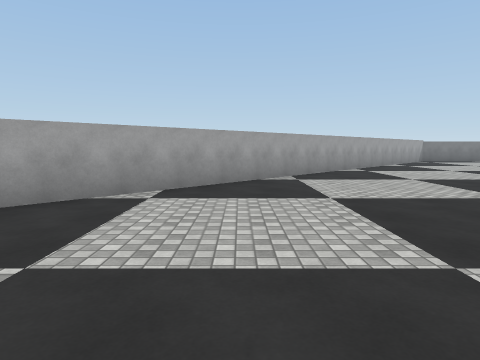
View 1 (above)

24 first-person views from a walk through a scene from a Unity 3-D project. The camera is 1.4 m above the floor, tilts 6° down and sees 75° across. The floor is counted in squares, 2 m on a side. Each view is taken from the middle of a square. On the plan, view 1 faces up. The plan holds only what a view shows up to about 10 squares ahead; the rest is blank. Surface patterns are stand-ins for the level's own textures.

View 2
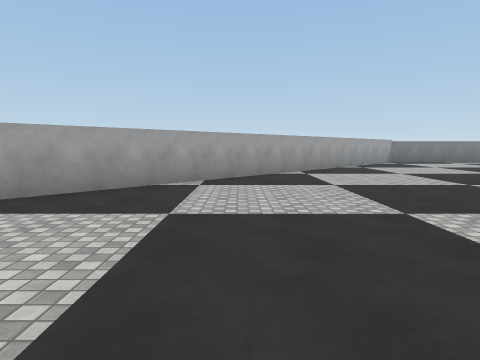

View 3
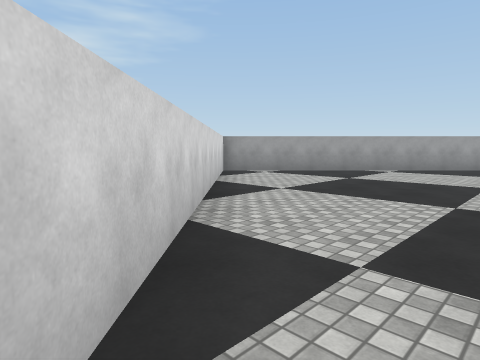

View 4
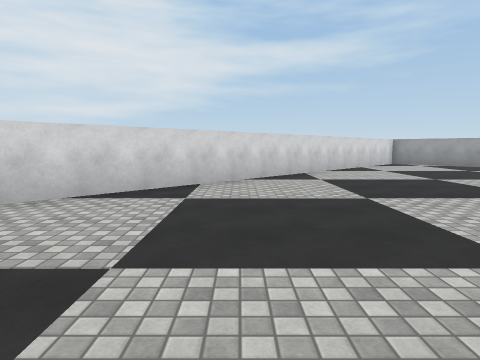

View 5
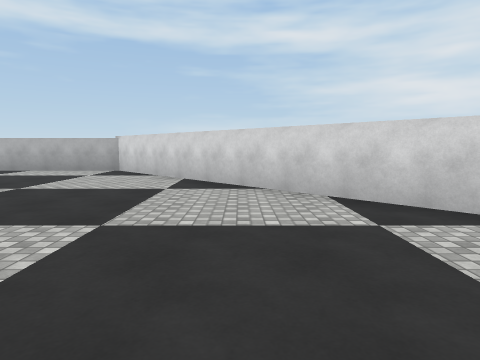

View 6
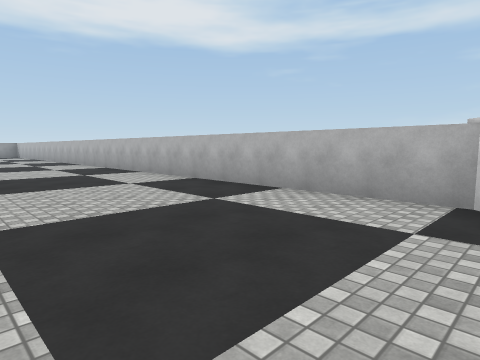

View 7
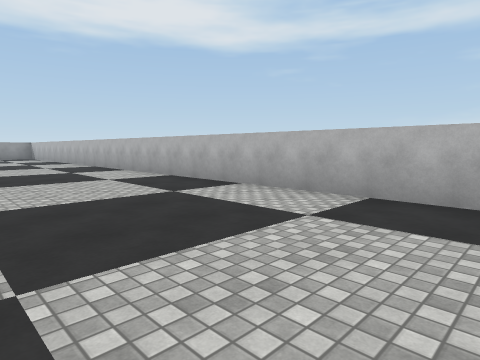

View 8
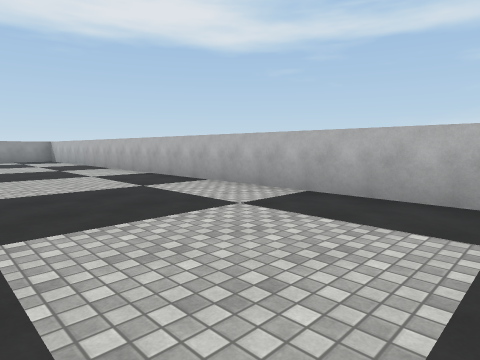

View 9
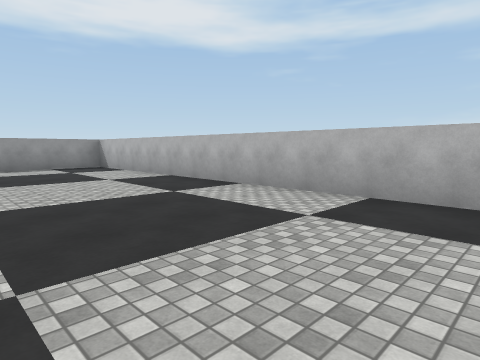

View 10
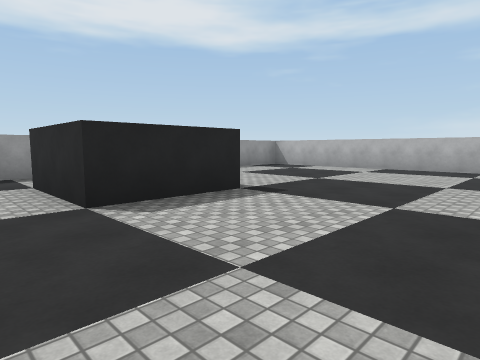

View 11
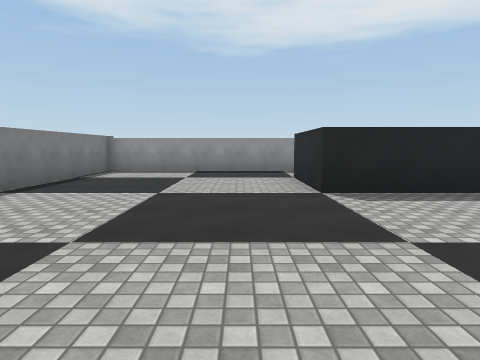

View 12
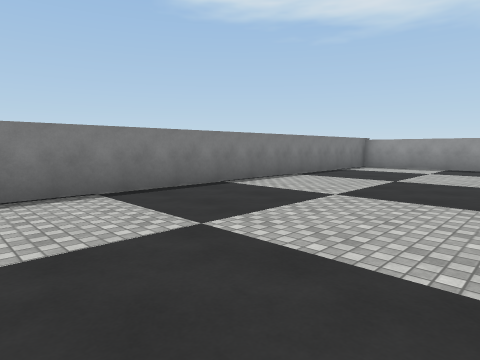

View 13
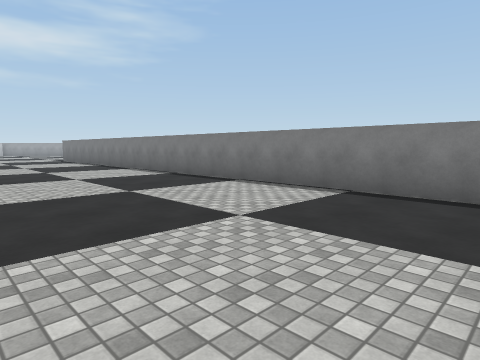

View 14
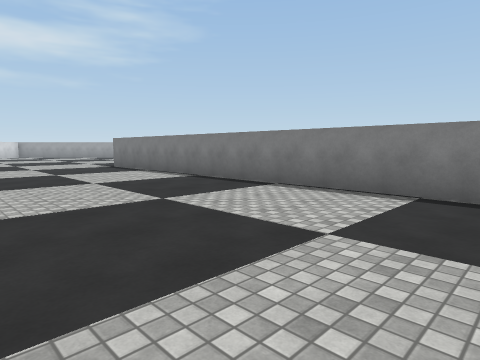

View 15
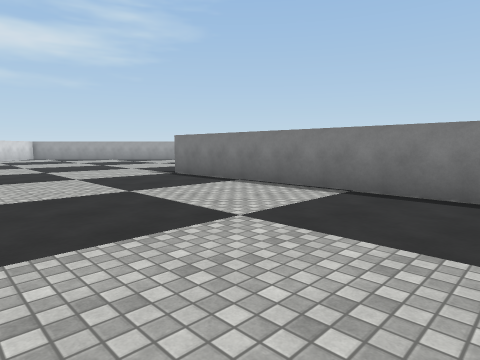

View 16
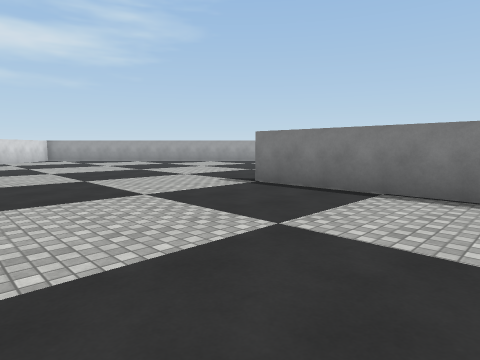

View 17
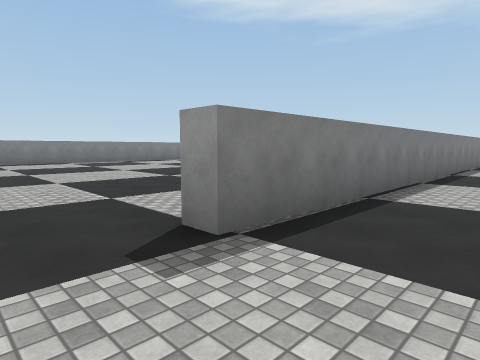

View 18
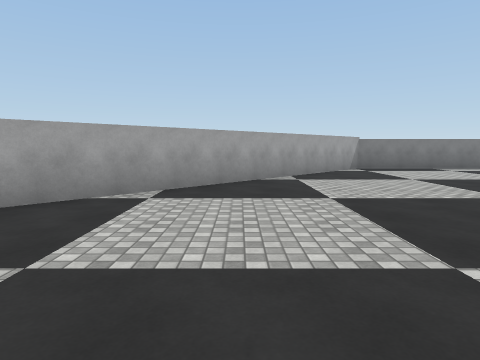

View 19
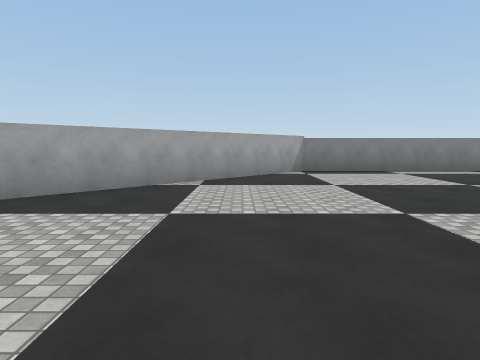

View 20
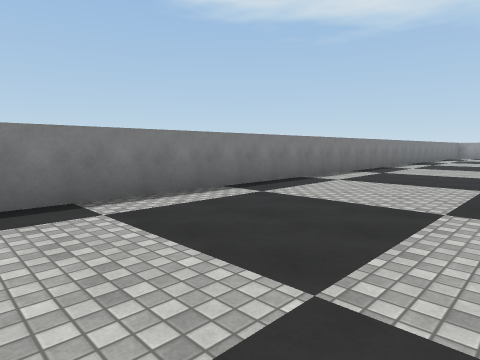

View 21
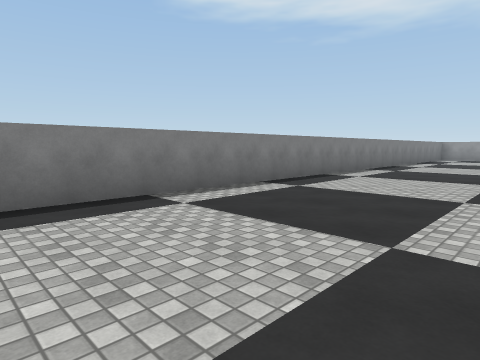

View 22
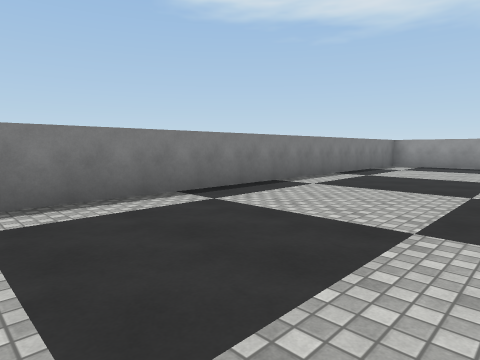

View 23
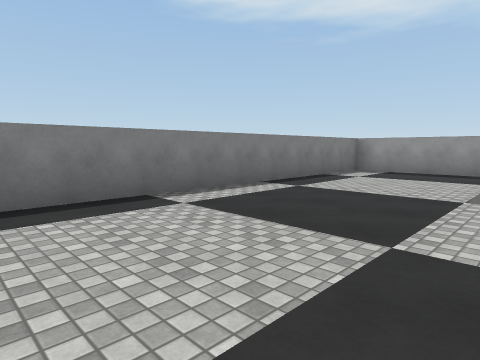

View 24
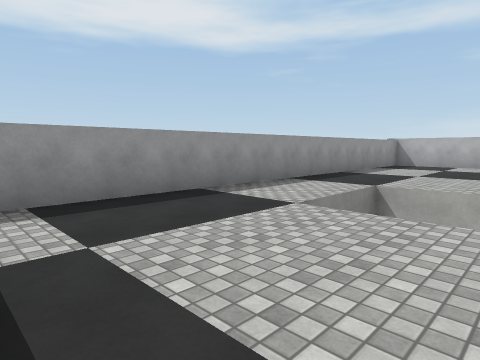

### Floor plan
Points are (right, up) in squares from view 1. A wall is a line through its corners. A room is listed if a view was taken in it or the views show most of it. See-through windows are left out.
Room 1 (views 1, 2, 3, 4, 5, 6, 7, 8, 9, 10, 11, 12, 13, 14, 15, 16, 17, 18, 19, 20, 21, 22, 23, 24)
walls: (28.7, -5.8) (28.7, -3.3) (31.2, -3.3); (33.2, 5) (33.2, 15.2) (8.8, 15.2) (-5, 1.3) (8.6, -12.3) (32, -12.3); (33.2, -3.8) (33.2, 1.9) (8.6, 1.9) (8.6, 2.4); (33.2, -11) (33.2, -9.4)

Positions as (right, up) in squares from view 1, and headings:
1: (0, 0), facing up
2: (2, 1), facing up
3: (2, -5), facing up-left
4: (8, -5), facing left
5: (5, -3), facing down
6: (8, -8), facing down-right
7: (12, -8), facing down-right
8: (16, -8), facing down-right
9: (22, -8), facing down-right
10: (25, -2), facing down-right
11: (24, -2), facing right
12: (22, -3), facing up-right
13: (26, -3), facing up-left
14: (20, -3), facing up-left
15: (16, -3), facing up-left
16: (13, -3), facing up-left
17: (7, 0), facing up-right
18: (5, 5), facing up
19: (7, 6), facing up
20: (10, 11), facing up-right
21: (14, 11), facing up-right
22: (21, 11), facing up-right
23: (24, 11), facing up-right
24: (29, 15), facing down-right
